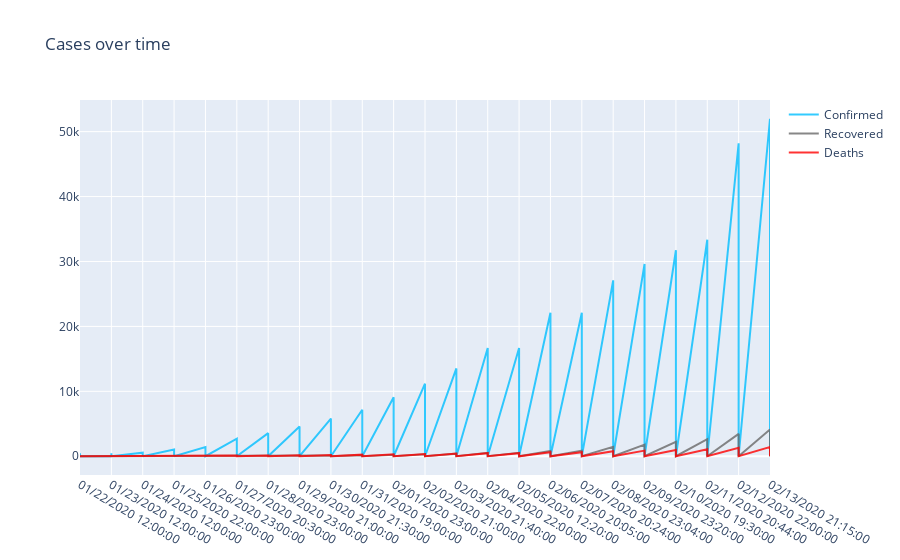

Source (notebook cell):
### Code cell
import pandas as pd
import plotly.graph_objects as go

fig = go.Figure()
fig.add_trace(go.Scatter(
                x=coronaVirus_df['Date'],
                y=coronaVirus_df['Confirmed'],
                name="Confirmed",
                line_color='deepskyblue',
                opacity=0.8))

fig.add_trace(go.Scatter(
                x=coronaVirus_df['Date'],
                y=coronaVirus_df['Recovered'],
                name="Recovered",
                line_color='dimgray',
                opacity=0.8))

fig.add_trace(go.Scatter(
                x=coronaVirus_df['Date'],
                y=coronaVirus_df['Deaths'],
                name="Deaths",
                line_color='red',
                opacity=0.8))

# Use date string to set xaxis range
fig.update_layout(xaxis_range=['2020-01-20','2020-02-05'],
                  title_text="Cases over time")
fig.show()

### Figure 1 — Plotly figure (JSON) as saved in the notebook; plotly's stock layout.template omitted (floating-point values rounded to 4 significant figures; data arrays with more than 128 entries replaced by an {"elided": "..."} marker saying what was removed)
{"data": [{"line": {"color": "deepskyblue"}, "name": "Confirmed", "opacity": 0.8, "type": "scatter", "x": {"elided": "1419 str values"}, "y": {"elided": "1419 int values"}}, {"line": {"color": "dimgray"}, "name": "Recovered", "opacity": 0.8, "type": "scatter", "x": {"elided": "1419 str values"}, "y": {"elided": "1419 int values"}}, {"line": {"color": "red"}, "name": "Deaths", "opacity": 0.8, "type": "scatter", "x": {"elided": "1419 str values"}, "y": {"elided": "1419 int values"}}], "layout": {"title": {"text": "Cases over time"}, "xaxis": {"range": ["2020-01-20", "2020-02-05"]}}}
